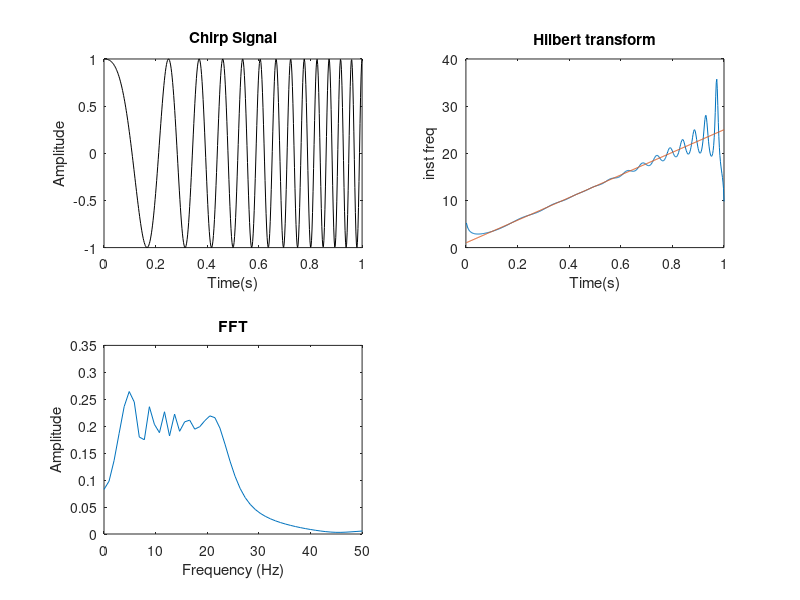

This figure's MATLAB source:


Fs=500; %sampling frequency
t=0:1/Fs:1; %time base - upto 1 second

f0=1;% starting frequency of the chirp
f1=Fs/20; %frequency of the chirp at t1=1 second

t0=t(1);
T=1-t0;
k=(f1-f0)/T;
x=cos(2*pi*(k/2*t+f0).*t); % same as x = chirp(t,f0,1,f1);

subplot(2,2,1);
plot(t,x,'k');title('Chirp Signal');xlabel('Time(s)');ylabel('Amplitude');

% Compute the analytic signal and differentiate its phase to measure the instantaneous frequency. The scaled derivative yields a meaningful estimate
subplot(2,2,2);
z=hilbert(x);
instfreq = Fs/(2*pi)*diff(unwrap(angle(z)));
plot(t(2:end),instfreq,t(2:end),(k*t(2:end)+f0));
title('Hilbert transform');xlabel('Time(s)');ylabel('inst freq');

% fft
subplot(2,2,3);
L=length(x);
NFFT = 2^nextpow2(L);
Y = fft(x,NFFT)/L;
f = Fs/2*linspace(0,1,NFFT/2+1);
plot(f,2*abs(Y(1:NFFT/2+1))) 
xlim([0 50]);
title('FFT');xlabel('Frequency (Hz)');ylabel('Amplitude');
